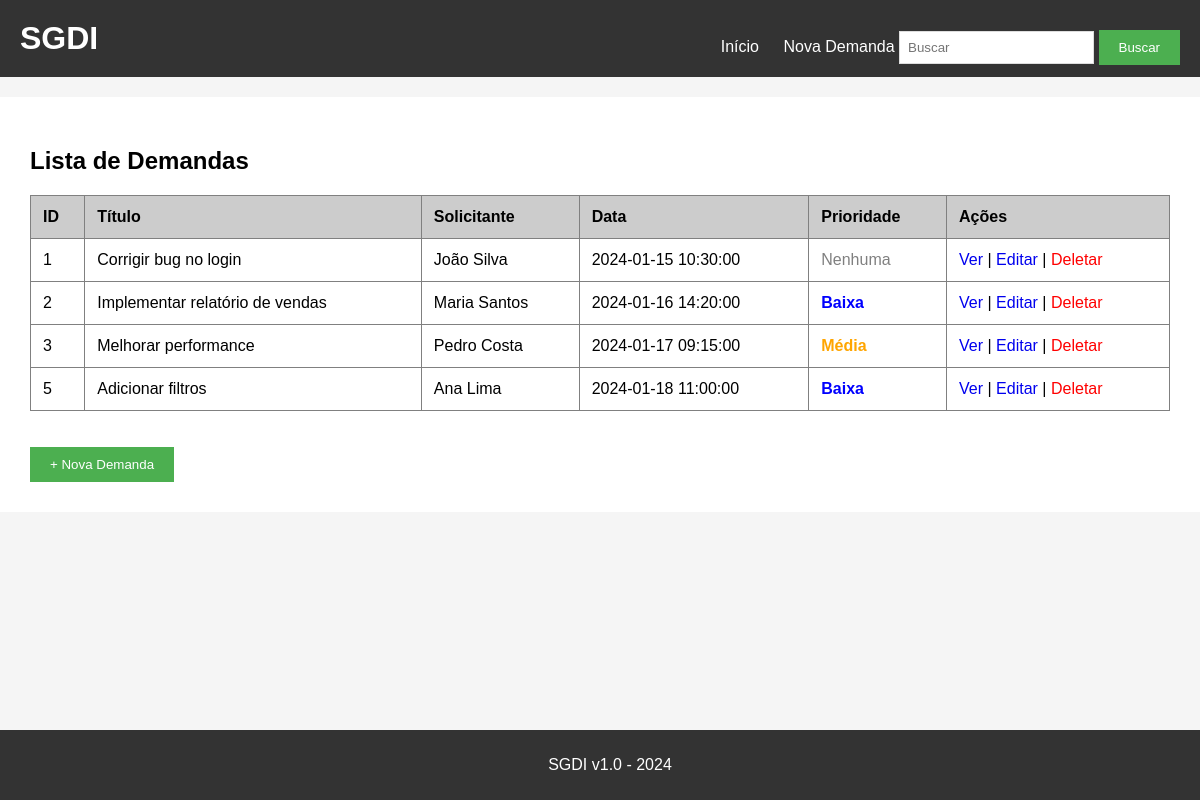
Before: / with the older database file.
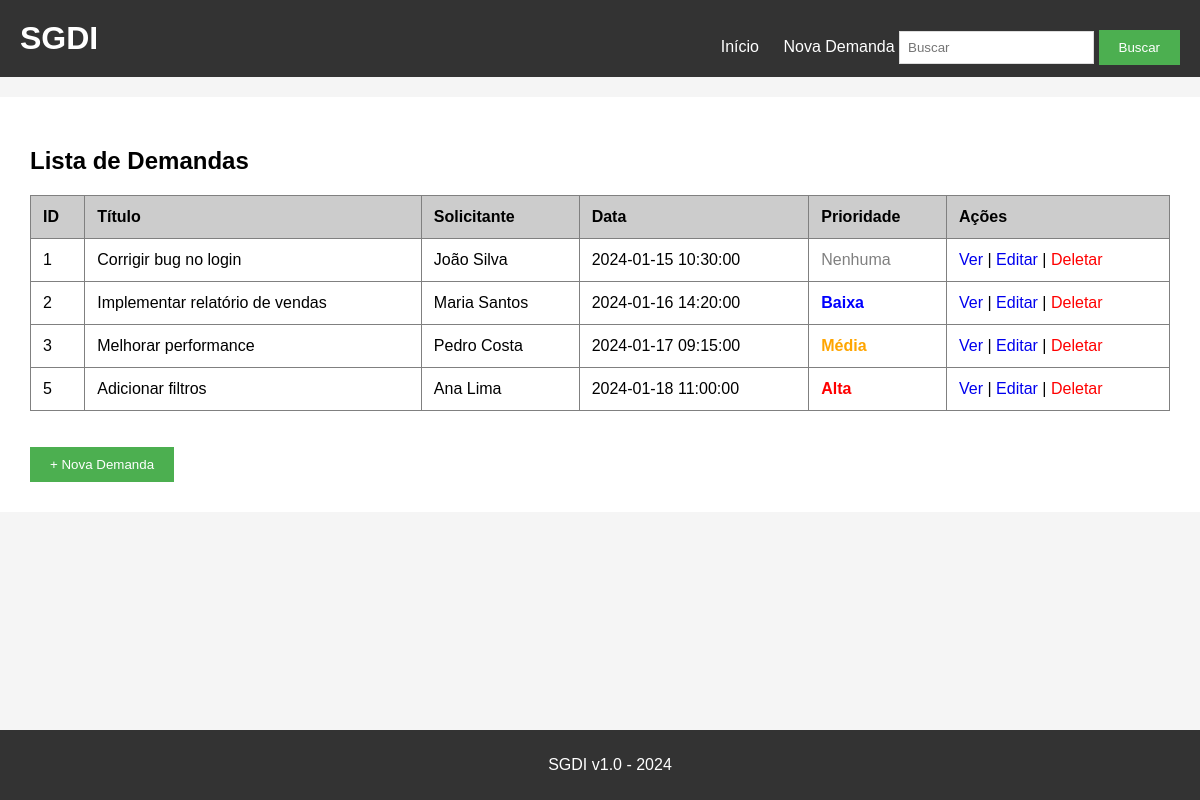
After: the same page with the newer database file.
### tables this page shows
CREATE TABLE demandas (
    id INTEGER,
    titulo TEXT,
    descricao TEXT,
    solicitante TEXT,
    data_criacao TEXT,
    priority INTEGER DEFAULT 0
);

### app.py (the view)
@app.route('/')
def index():
    conn = sqlite3.connect('demandas.db')
    cursor = conn.cursor()
    demandas = cursor.execute('SELECT * FROM demandas').fetchall()
    conn.close()
    return render_template('index.html', demandas=demandas)

### templates/index.html
{% extends "base.html" %}
{% block content %}
<h2>Lista de Demandas</h2>
<table border="1" cellpadding="10" cellspacing="0" width="100%">
    <thead>
        <tr bgcolor="#cccccc">
            <th>ID</th>
            <th>Título</th>
            <th>Solicitante</th>
            <th>Data</th>
            <th>Prioridade</th>
            <th>Ações</th>
        </tr>
    </thead>
    <tbody>
        {% for demanda in demandas %}
        <tr>
            <td>{{ demanda[0] }}</td>
            <td>{{ demanda[1] }}</td>
            <td>{{ demanda[3] }}</td>
            <td>{{ demanda[4] }}</td>
            <td> {% if demanda[5] == 3 %} <span style="color: red; font-weight: bold;">Alta</span> {% elif demanda[5] == 2 %} <span style="color: orange; font-weight: bold;">Média</span> {% elif demanda[5] == 1 %} <span style="color: blue; font-weight: bold;">Baixa</span> {% else %} <span style="color: gray;">Nenhuma</span> {% endif %} </td>
            <td>
                <a href="/detalhes/{{ demanda[0] }}">Ver</a>
                |
                <a href="/editar/{{ demanda[0] }}">Editar</a>
                |
                <a href="/deletar/{{ demanda[0] }}" style="color:red;">Deletar</a>
            </td>
        </tr>
        {% endfor %}
    </tbody>
</table>
<br><br>
<a href="/nova_demanda"><button>+ Nova Demanda</button></a>
{% endblock %}

### templates/base.html (shortened to what this page needs)
<!DOCTYPE html>
<html>
<head>
    <link rel="stylesheet" href="{{ url_for('static', filename='style.css') }}">
</head>
<body>
    <div class="header">
        <h1>SGDI</h1>
        <div class="menu">
            <a href="/">Início</a>
            <a href="/nova_demanda">Nova Demanda</a>
            <form action="/buscar" method="GET" style="display:inline;">
                <input type="text" name="q" placeholder="Buscar">
                <button type="submit">Buscar</button>
            </form>
        </div>
    </div>
    <div class="container">
        {% block content %}{% endblock %}
    </div>
    <div class="footer">
        <p>SGDI v1.0 - 2024</p>
    </div>
</body>
</html>

### static/style.css (style rules this page uses)
body { font-family: Arial, sans-serif; background-color: #f5f5f5; padding: 0; margin: 0; }
.header { background-color: #333; color: white; padding: 20px; }
.header h1 { margin: 0; display: inline-block; }
.menu { float: right; margin-top: 10px; }
.menu a { color: white; text-decoration: none; margin-left: 20px; }
.container { max-width: 1200px; margin: 20px auto; background: white; padding: 30px; }
.footer { background-color: #333; color: white; text-align: center; padding: 10px; position: fixed; bottom: 0; width: 100%; }
button { background-color: #4CAF50; color: white; padding: 10px 20px; border: none; cursor: pointer; }
table { border-collapse: collapse; }
th { text-align: left; padding: 12px; }
td { padding: 12px; }
table a { text-decoration: none; }
input[type="text"], textarea { padding: 8px; border: 1px solid #ddd; }

### templates/base.html (style rules this page uses)
body { margin: 0; }

Changed rows visible on the page:
changed demandas "Adicionar filtros": priority "Baixa" → "Alta"
